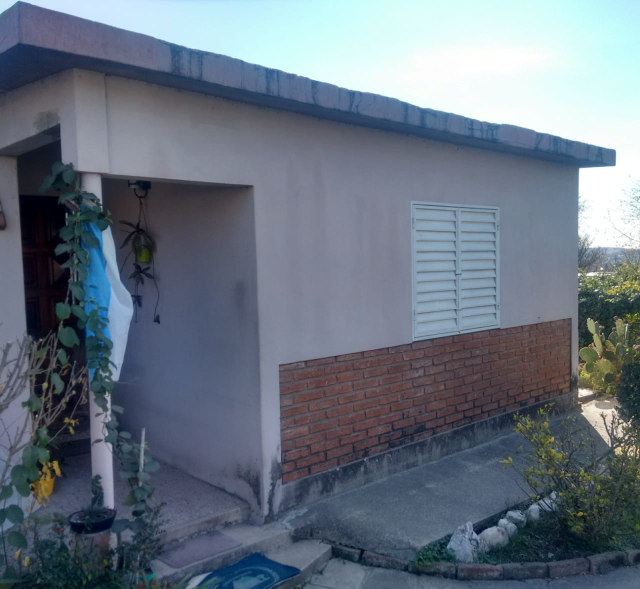
#> input picture tp9/fcasa.jpeg, 1280 x 1177 px (shown at 1/2 size)
$ python TP9.py
#> lines starting #> are read from the running program, lines starting #| are printed output that depends on the picture
import cv2
import numpy as np

ref_point = []
i = 0


def shape_selection(event, x, y, flags, param):
    global ref_point, i

    if event == cv2.EVENT_LBUTTONDOWN:
        ref_point.append((x, y))
        cv2.circle(img, ref_point[i], 2, (0, 255, 0), 2)
        cv2.imshow("image", img)
        i = i + 1


def transformation(imgt):

    p1 = np.float32([[0, 0],
                     [1075, 0],
                     [1075, 528],
                     [0, 528]])
    p2 = np.float32([[74, 57],
                     [579, 138],
                     [578, 336],
                     [95, 475]])
    m1 = cv2.getPerspectiveTransform(p2, p1)
    imgt = cv2.warpPerspective(imgt, m1, (1075, 528))

    return imgt


image = cv2.imread('fcasa.jpeg')
#> image is the input picture: shape (1177, 1280, 3); mean B, G, R 127.7, 114.6, 103.6
image = cv2.resize(image, (640, 480))
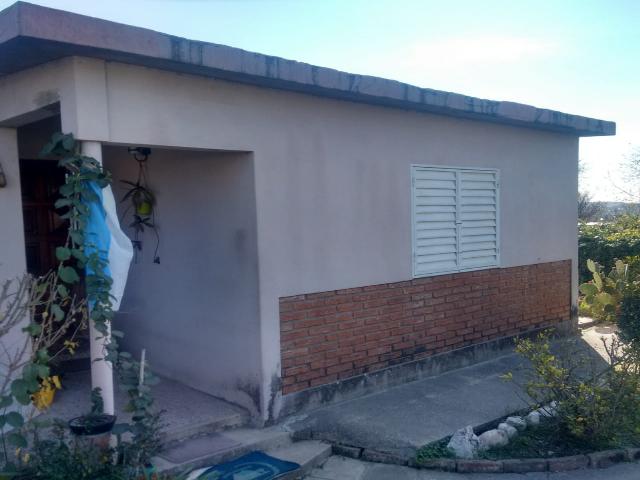
#> image: shape (480, 640, 3); mean B, G, R 127.6, 114.5, 103.5
img = transformation(image)
#> in transformation, `imgt = cv2.warpPerspective(imgt, m1, (1075, 528))`:
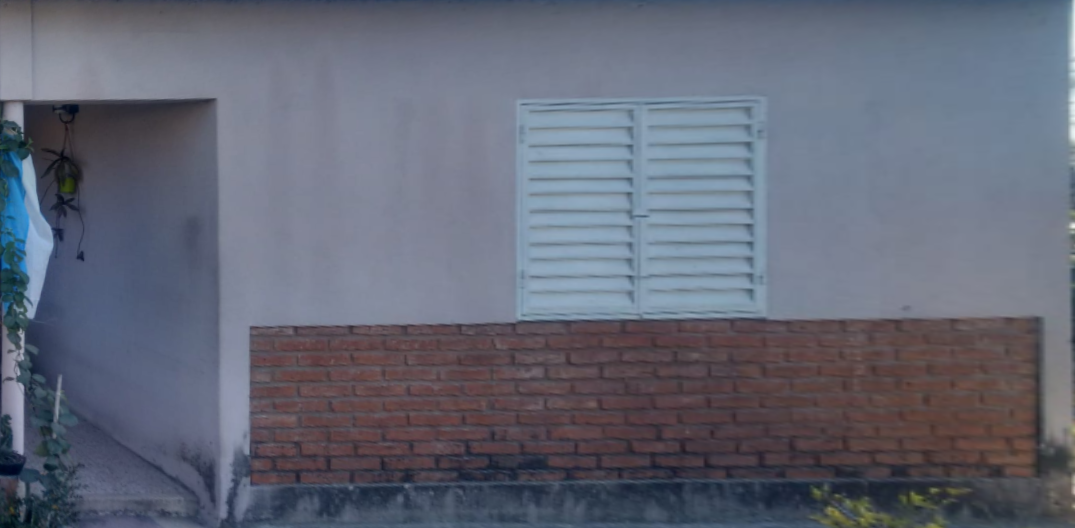
#> imgt: shape (528, 1075, 3); mean of channels 0, 1, 2 117.8, 103.3, 99; drawn as B, G, R
cv2.imshow("image", img)
cv2.imwrite('fcasa2.jpeg', img)
clone = img.copy()
cv2.setMouseCallback("image", shape_selection)

while 1:
    cv2.imshow("image", img)
    key = cv2.waitKey(1) & 0xFF
#> (key q is pressed here)

    if key == ord("r"):
        img = clone.copy()
        i = 0
        ref_point.clear()

    elif key == ord("m"):

        cv2.line(img, (ref_point[0]), (ref_point[1]), (0, 255, 0), 1)
        dist = (np.sqrt(((ref_point[0][0] - ref_point[1][0]) / 2) ** 2 +
                ((ref_point[0][1] - ref_point[1][1]) / 2) ** 2)) / 100

        a = round((ref_point[0][0] + ref_point[1][0]) / 2)
        b = round((ref_point[0][1] + ref_point[1][1]) / 2)
        cv2.putText(img, "{0:.2f}m".format(dist), (a+5, b-5), cv2.FONT_HERSHEY_COMPLEX_SMALL, 1, (0, 255, 0), 2)

        cv2.imshow("image", img)
        break

    elif key == ord("q"):
        break

cv2.waitKey(0)
cv2.destroyAllWindows()
